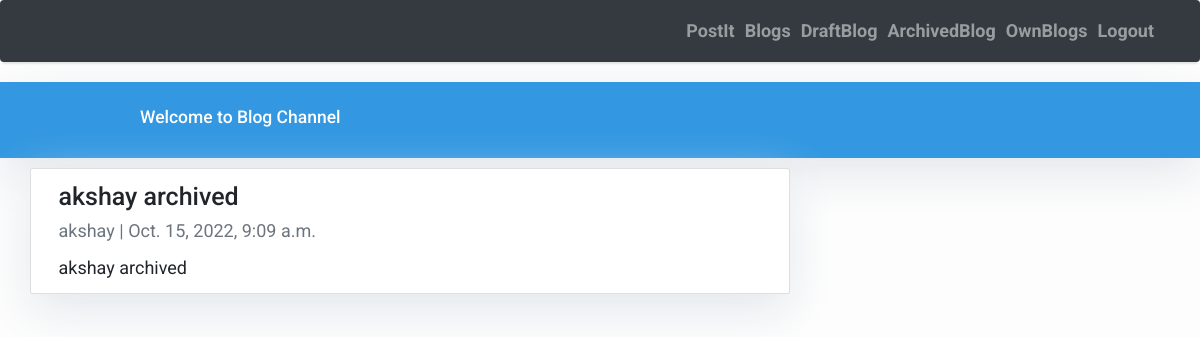
The app's page /blog/detail/13/ with its own data.
### blogs/models.py (models this page shows)
class Post(models.Model):
    title = models.CharField(max_length=200, unique=True)
    author = models.ForeignKey(User, on_delete= models.CASCADE,related_name='blog_posts', null=True)
    updated_on = models.DateTimeField(auto_now= True)
    content = models.TextField()
    created_on = models.DateTimeField(auto_now_add=True)
    status = models.IntegerField(choices=STATUS, default=1)
    class Meta:
        ordering = ['-created_on']
    def __str__(self):
        return self.title

### blogs/views.py (the view)
# urls.py: path('detail/<int:id>/', views.PostDetail.as_view(), name='post_detail'),
class PostDetail(View):
    def get(self, request, id):
        context ={}
        context["post"] = Post.objects.get(id = id)
        print(context)
        return render(request, "post_detail.html", context)

### blogs/templates/post_detail.html (shortened to what this page needs)
{% extends "home.html" %}
{% block content %}
<div class="container">
  <div class="row">
    <div class="col-md-8 card mb-4  mt-3 left  top">
      <div class="card-body">
        <h1>{% block title %} {{ post.title }} {% endblock title %}</h1>
        <p class=" text-muted">{{ post.author }} | {{ post.created_on }}</p>
        <p class="card-text ">{{ post.content | safe }}</p>
      </div>
    </div>
  </div>
</div>
{% endblock content %}

### blogs/templates/home.html (style rules this page uses)
body { font-family: "Roboto", sans-serif; font-size: 17px; background-color: #fdfdfd; }

### blogs/templates/post_detail.html (style rules this page uses)
body { font-family: "Roboto", sans-serif; font-size: 18px; background-color: #fdfdfd; }
.card { box-shadow: 0 16px 48px #E3E7EB; }

### records on screen
Post: title "akshay archived", author "akshay", created_on "Oct. 15, 2022, 9:09 a.m.", content "akshay archived"
